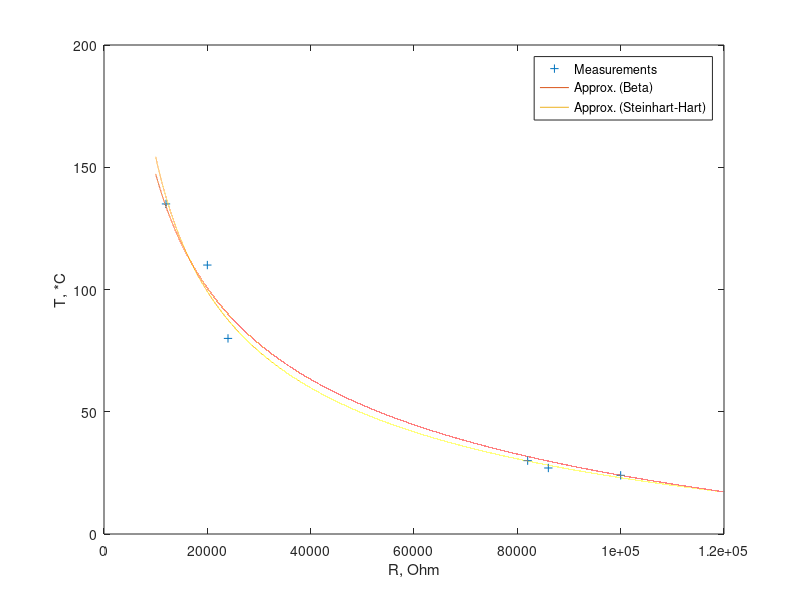

Recreate this plot in MATLAB.
RTm = [
      100e3 24
      86e3  27
      82e3  30
      24e3  80
      20e3 110
      12e3 135
];

C2K = @(C) C + 273.15;
K2C = @(K) K - 273.15;

Rm = RTm(:,1);
TmC = RTm(:,2);
Tm = C2K(TmC);

R0 = Rm(1);
T0 = Tm(1);

invTm = 1 ./ Tm;

invR0 = 1 / R0;
invT0 = 1 / T0;

## Steinhart-Hart model
TofShH = @(R, a, b, c) 1 ./ (a + b * log(R) + c * log(R).^3);
invTofSh = @(R, a, b, c) a + b * log(R) + c * log(R).^3;

TofABC = @(R, abc) TofShH(R, abc(1), abc(2), abc(3));

## Fit of Steinhart-Hart model
abc = [ones(size(Rm)) log(Rm) log(Rm).^3] \ invTm
MSEofShH = mean((TofABC(Rm, abc) - Tm).^2);
RMSEofShH = sqrt(MSEofShH)

## Simplified beta model
TofBeta = @(R, Beta, R0, T0) 1 ./ (1/T0 + 1/Beta * log(R / R0));
invTofBeta = @(R, invBeta) invT0 + invBeta * log(R * invR0);

## Fit of beta model
Beta = 1 / ([log(Rm * invR0)] \ (invTm - 1/T0))
MSEofBeta = mean((TofBeta(Rm, Beta, R0, T0) - Tm).^2);
RMSEofBeta = sqrt(MSEofBeta)

## Plot results
Ra = 120e3:-1:10e3;

TaofShH = TofABC(Ra, abc);
TaCofShH = K2C(TaofShH);

TaofBeta = TofBeta(Ra, Beta, R0, T0);
TaCofBeta = K2C(TaofBeta);

plot(Rm, TmC, '+;Measurements;',
     Ra, TaCofBeta, '-;Approx. (Beta);',
     Ra, TaCofShH, '-;Approx. (Steinhart-Hart);');
xlabel("R, Ohm");
ylabel("T, *C");

print -dsvg -color '-S640,640' thr_fit.svg
